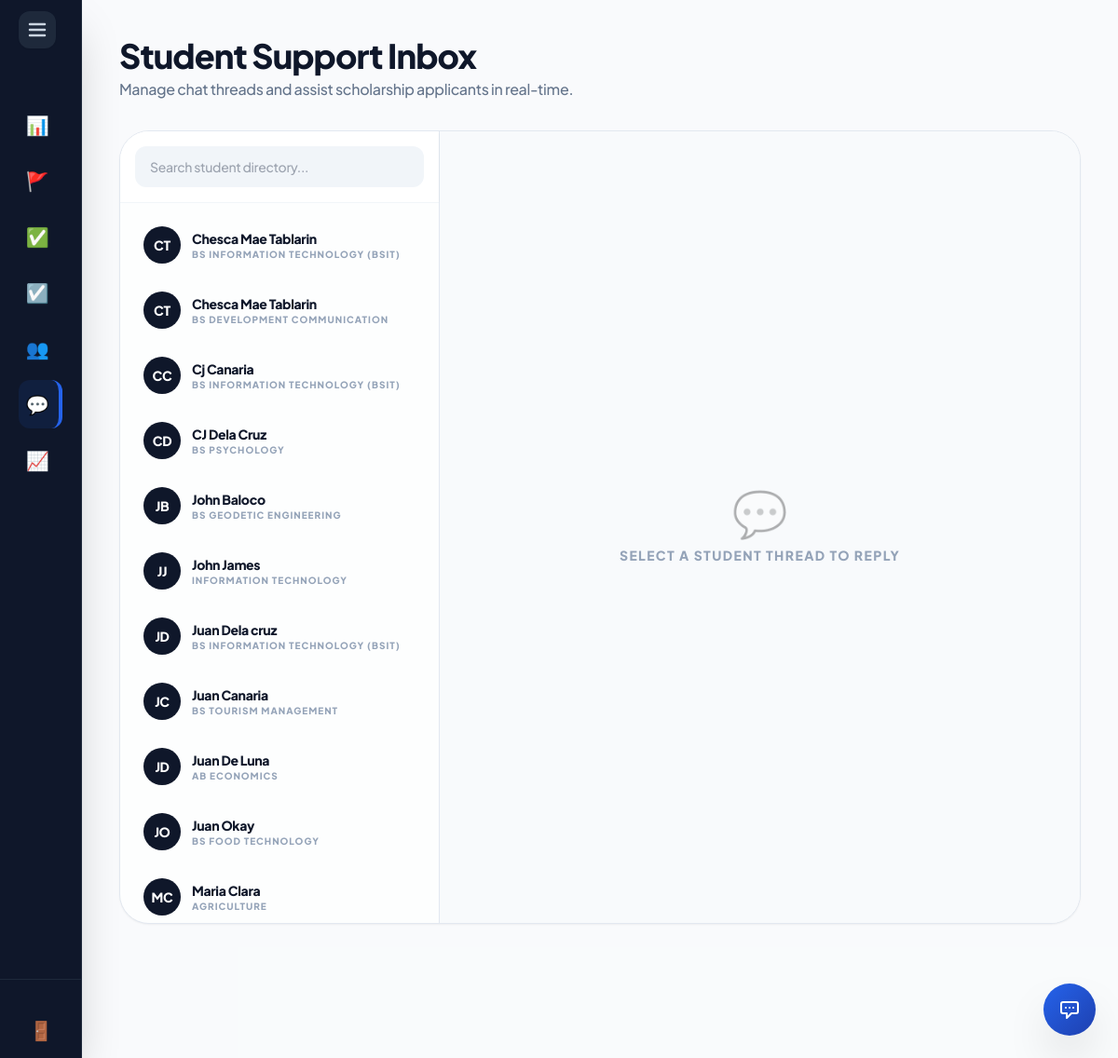
Screenshot of /internal_admin/messages.php (signed in) with the database file from the repository.
### tables this page shows
CREATE TABLE `users` (
  `UserID` int(11) NOT NULL AUTO_INCREMENT,
  `Username` varchar(50) NOT NULL,
  `Email` varchar(100) NOT NULL,
  `PasswordHash` varchar(255) NOT NULL,
  `FirstName` varchar(100) NOT NULL,
  `LastName` varchar(100) NOT NULL,
  `Role` enum('Student','Internal_Admin','External_Admin','Super_Admin') DEFAULT 'Student',
  `AccountStatus` varchar(20) DEFAULT 'Active',
  `StudentID_Num` varchar(50) DEFAULT NULL,
  `YearLevel` varchar(50) DEFAULT NULL,
  `GPA` decimal(4,2) DEFAULT NULL,
  `Major` varchar(100) DEFAULT NULL,
  `ProgramID` int(11) DEFAULT NULL,
  `Department` varchar(100) DEFAULT NULL,
  `Organization` varchar(100) DEFAULT NULL,
  `ContactNumber` varchar(20) DEFAULT NULL,
  `DateOfBirth` date DEFAULT NULL,
  `ProfilePicture` varchar(255) DEFAULT NULL,
  `ResetToken` varchar(255) DEFAULT NULL,
  `ResetTokenExpire` datetime DEFAULT NULL,
  `Gender` varchar(20) NOT NULL DEFAULT 'Not Specified',
  PRIMARY KEY (`UserID`),
  UNIQUE KEY `Username` (`Username`),
  UNIQUE KEY `Email` (`Email`)
);

### internal_admin/messages.php (the view, shortened to what this page needs)
<?php
include '../includes/db_connect.php';
include '../includes/header.php';
include '../includes/internal_sidebar.php';
$admin_id = $_SESSION['user_id'];
try {
    $stmt = $pdo->prepare("
        SELECT u.UserID, u.FirstName, u.LastName, u.Major,
               (SELECT COUNT(*) FROM messages m WHERE m.SenderID = u.UserID AND m.ReceiverID = :admin_id AND m.IsRead = 0) AS unread_count
        FROM users u
        WHERE u.Role = 'Student'
        ORDER BY unread_count DESC, u.FirstName ASC
    ");
    $stmt->execute(['admin_id' => $admin_id]);
    $students = $stmt->fetchAll(PDO::FETCH_ASSOC);
} catch (PDOException $e) {
    die("Error fetching students: " . $e->getMessage());
}
?>
<main class="flex-1 p-5 lg:p-10 lg:ml-72 bg-slate-50/50 min-h-screen transition-all duration-300 flex flex-col">
    <header class="mb-6 lg:mb-8 shrink-0">
        <h2 class="text-3xl lg:text-4xl font-black text-slate-900 tracking-tight">Student Support Inbox</h2>
        <p class="text-slate-500 text-sm lg:text-base font-medium mt-1">Manage chat threads and assist scholarship applicants in real-time.</p>
    </header>
    <div class="flex-1 bg-white border border-slate-200 rounded-[2rem] shadow-sm flex overflow-hidden min-h-[550px] max-h-[75vh]">
        <div class="w-full md:w-1/3 border-r border-slate-200 bg-slate-50/30 flex flex-col shrink-0">
            <div class="p-4 border-b border-slate-100 bg-white">
                <input type="text" id="studentSearch" oninput="searchStudents()" placeholder="Search student directory..."
                    class="w-full bg-slate-100 border-none text-slate-900 rounded-xl px-4 py-3 text-xs lg:text-sm font-medium outline-none focus:ring-2 focus:ring-blue-500 transition-all">
            </div>
            <div id="studentListContainer" class="flex-1 overflow-y-auto p-3 space-y-1">
                <?php foreach($students as $student): ?>
                    <button onclick="openChat(<?= $student['UserID'] ?>, '<?= htmlspecialchars($student['FirstName'] . ' ' . $student['LastName'], ENT_QUOTES) ?>', this)"
                            data-name="<?= strtolower(htmlspecialchars($student['FirstName'] . ' ' . $student['LastName'], ENT_QUOTES)) ?>"
                            class="student-thread-btn w-full flex items-center justify-between p-3 rounded-xl hover:bg-white hover:shadow-sm border border-transparent hover:border-slate-200 transition-all text-left group focus:outline-none">
                        <div class="flex items-center gap-3 overflow-hidden">
                            <div class="w-10 h-10 bg-slate-900 text-white rounded-full flex items-center justify-center font-black text-sm shrink-0 shadow-sm group-hover:bg-blue-600 transition-colors">
                                <?= strtoupper(substr($student['FirstName'], 0, 1) . substr($student['LastName'], 0, 1)) ?>
                            </div>
                            <div class="overflow-hidden">
                                <h4 class="font-black text-slate-900 text-xs lg:text-sm truncate group-hover:text-blue-600 transition-colors">
                                    <?= htmlspecialchars($student['FirstName'] . ' ' . $student['LastName']) ?>
                                </h4>
                                <p class="text-[9px] lg:text-[10px] font-black text-slate-400 uppercase tracking-widest truncate">
                                    <?= htmlspecialchars($student['Major'] ?? 'Information Technology') ?>
                                </p>
                            </div>
                        </div>
                    </button>
                <?php endforeach; ?>
            </div>
        </div>
        <div class="hidden md:flex w-2/3 flex-col bg-white relative">
            <div id="emptyChatState" class="absolute inset-0 flex flex-col items-center justify-center bg-slate-50 z-10 transition-opacity duration-300">
                <div class="text-5xl mb-3 grayscale opacity-30">💬</div>
                <h3 class="text-sm font-black text-slate-400 uppercase tracking-widest">Select a student thread to reply</h3>
            </div>
            <div class="px-6 py-4 border-b border-slate-100 flex items-center gap-4 bg-white shrink-0 shadow-sm">
                <div class="w-10 h-10 bg-blue-100 text-blue-600 rounded-full flex items-center justify-center font-black text-lg shadow-inner">
                </div>
                <div>
                    <h3 id="activeChatName" class="font-black text-slate-900 text-base lg:text-lg leading-tight">Student Workspace</h3>
                    <p class="text-[9px] font-bold text-green-500 uppercase tracking-widest flex items-center gap-1">
                    </p>
                </div>
            </div>
            <div class="p-4 bg-white border-t border-slate-100 shrink-0">
                <form id="adminChatForm" onsubmit="sendAdminMessage(event)" class="flex items-center gap-3">
                    <button type="submit" class="h-11 lg:h-12 px-6 bg-slate-900 hover:bg-blue-600 text-white rounded-xl font-black text-[10px] lg:text-xs uppercase tracking-widest transition-colors shadow-md active:scale-95">
                    </button>
                </form>
            </div>
        </div>
    </div>
</main>
<?php include '../includes/footer.php'; ?>

### includes/header.php (style rules this page uses)
:root { --sidebar-width: 5.5rem; --transition-speed: 0.4s; --transition-curve: cubic-bezier(0.4, 0, 0.2, 1); }
body { font-family: 'Plus Jakarta Sans', sans-serif; letter-spacing: -0.02em; overflow-x: hidden; }
main { margin-left: var(--sidebar-width) !important; transition: margin-left var(--transition-speed) var(--transition-curve); width: calc(100vw - var(--sidebar-width)); }

### rows the page displays
users: FirstName+LastName "CT", FirstName+LastName "Chesca Mae Tablarin", Major "BS INFORMATION TECHNOLOGY (BSIT)"
users: FirstName+LastName "CT", FirstName+LastName "Chesca Mae Tablarin", Major "BS DEVELOPMENT COMMUNICATION"
users: FirstName+LastName "CC", FirstName+LastName "Cj Canaria", Major "BS INFORMATION TECHNOLOGY (BSIT)"
users: FirstName+LastName "CD", FirstName+LastName "CJ Dela Cruz", Major "BS PSYCHOLOGY"
users: FirstName+LastName "JB", FirstName+LastName "John Baloco", Major "BS GEODETIC ENGINEERING"
users: FirstName+LastName "JJ", FirstName+LastName "John James", Major "INFORMATION TECHNOLOGY"
users: FirstName+LastName "JD", FirstName+LastName "Juan Dela cruz", Major "BS INFORMATION TECHNOLOGY (BSIT)"
users: FirstName+LastName "JC", FirstName+LastName "Juan Canaria", Major "BS TOURISM MANAGEMENT"
users: FirstName+LastName "JD", FirstName+LastName "Juan De Luna", Major "AB ECONOMICS"
users: FirstName+LastName "JO", FirstName+LastName "Juan Okay", Major "BS FOOD TECHNOLOGY"
users: FirstName+LastName "MC", FirstName+LastName "Maria Clara", Major "AGRICULTURE"
